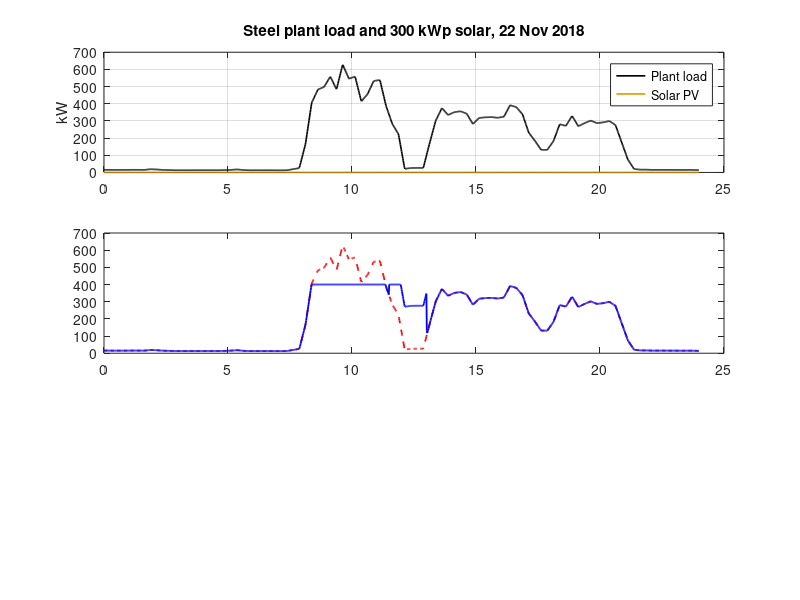

Write the MATLAB code that produced this figure. (Note: this script raises an error after producing the figure.)
%% BESS_SteelSolar_Final.m
% Steel plant (real 15-min load, 22 Nov 2018) + 300 kWp solar (PVGIS-ERA5, hourly) + BESS.
% Compares: A) grid only, B) solar only, C) solar + BESS.  EKF SoC estimation included.
% Needs steel_day.mat and pv_day.mat in the same folder as this script.
clear; clc; close all; rng(1);

%% 0. Switches
useSolar = false;     % true = sunny day (real 22 Nov 2018 solar), false = no solar (cloudy-day check)
thr      = 400;      % peak-shaving threshold [kW]

%% 1. Simulation setup
dt  = 60;                 % time step [s]
N   = 1440;               % one day at 1-min resolution
t_h = (0:N-1)' * dt/3600; % time [h, IST]

%% 2. Load (real), solar (real, PVGIS) and tariff (Odisha)
S  = load('steel_day.mat');
SP = load('pv_day.mat');
tq15    = (0.25:0.25:24)';                                       % end-of-interval times [h]
load_kW = max(interp1(tq15-0.125, S.day_kW(:), t_h, 'linear', 'extrap'), 0);
pv_all  = max(interp1((0:23)', SP.pv_day(:), t_h, 'linear', 'extrap'), 0);
pv_kW   = pv_all * double(useSolar);
net_kW  = load_kW - pv_kW;                                       % what the grid supplies without a battery

% Odisha OERC FY2026-27 (EHT), low load-factor band. ToD from 1 Jul 2026:
% 10% lower in solar hours (8-16), 10% higher in peak hours (18-24)
base = 5.80;                                                     % Rs per unit
tariff = base*0.9*(t_h>=8 & t_h<16) + base*1.1*(t_h>=18) + base*(t_h<8 | (t_h>=16 & t_h<18));
demand_rate = 250;                                               % Rs per kVA per month (kW treated as kVA)

%% 3. BESS parameters (pack level)
Ns = 170;  Qah = 860;  Qkwh = 500;
R0 = 0.012; R1 = 0.008; C1 = 2000;
tau = R1*C1;  a = exp(-dt/tau);
ocv  = @(s) Ns*(3.0 + s - 0.5*s.^2 + 0.3*s.^3);
docv = @(s) Ns*(1 - s + 0.9*s.^2);
Pmax = 250;                                                      % PCS rating [kW]
socMin = 0.10; socMax = 0.90;

%% 4. EMS: discharge above the threshold; recharge from 11:30 onward whenever below it
chargeStart = 11.5;

%% 5. Simulation of true battery + EMS
soc = 0.90; V1 = 0;
SOC = zeros(N,1); I_true = zeros(N,1); Vt = zeros(N,1); Pbat = zeros(N,1);
for k = 1:N
    h = t_h(k); net = net_kW(k);

    P = 0;                                                       % P > 0 discharge, P < 0 charge
    if net > thr
        P = min(net - thr, Pmax);
    elseif h >= chargeStart
        P = -min(Pmax, thr - net);                               % uses solar surplus first, never creates a new peak
    end
    if P > 0, P = min(P, (soc-socMin)*Qkwh*3600/dt); end
    if P < 0, P = -min(-P, (socMax-soc)*Qkwh*3600/dt); end
    P = max(min(P, Pmax), -Pmax);

    Veff = ocv(soc) - V1;
    Pw   = P*1000;
    I    = (Veff - sqrt(Veff^2 - 4*R0*Pw)) / (2*R0);             % discharge positive
    Vt(k) = Veff - R0*I;
    SOC(k) = soc; I_true(k) = I; Pbat(k) = P;

    soc = soc - I*dt/(3600*Qah);
    V1  = V1*a + R1*(1-a)*I;
end
grid_kW = net_kW - Pbat;

%% 6. Sensors and estimators
Vm = Vt + 1.0*randn(N,1);                                        % voltage noise [V]
Im = I_true + 2.0*randn(N,1) + 3.0;                              % current noise + 3 A offset [A]

soc_cc = zeros(N,1); soc_cc(1) = 0.80;                           % initial guess 10% low
for k = 2:N
    soc_cc(k) = soc_cc(k-1) - Im(k-1)*dt/(3600*Qah);
end

x = [0.80; 0]; Pc = diag([0.1^2, 1]);
Qn = diag([1e-9, 0.1]); Rn = 1.0^2;
soc_ekf = zeros(N,1); soc_ekf(1) = x(1);
for k = 2:N
    F = [1 0; 0 a];
    x = [x(1) - Im(k-1)*dt/(3600*Qah); a*x(2) + R1*(1-a)*Im(k-1)];
    Pc = F*Pc*F' + Qn;
    H  = [docv(x(1)), -1];
    yh = ocv(x(1)) - R0*Im(k) - x(2);
    S_ = H*Pc*H' + Rn;
    Kg = Pc*H'/S_;
    x  = x + Kg*(Vm(k) - yh);
    Pc = (eye(2) - Kg*H)*Pc;
    soc_ekf(k) = x(1);
end

%% 7. Metrics: three cases
costA = sum(load_kW.*tariff)*dt/3600;                            % A: grid only
costB = sum(max(net_kW,0).*tariff)*dt/3600;                      % B: solar only
costC = sum(max(grid_kW,0).*tariff)*dt/3600;                     % C: solar + BESS (no export credit assumed)
peakA = max(load_kW); peakB = max(max(net_kW,0)); peakC = max(max(grid_kW,0));
loss_kWh = sum(I_true.^2*R0)*dt/3600/1000;
export_kWh = sum(max(-grid_kW,0))*dt/3600;
rmse_ekf = sqrt(mean((soc_ekf-SOC).^2))*100;
rmse_cc  = sqrt(mean((soc_cc -SOC).^2))*100;

if useSolar, sol = 'with solar'; else, sol = 'NO solar'; end
fprintf('\n===== RESULTS: steel plant, 22 Nov 2018, %s, threshold %d kW =====\n', sol, thr);
fprintf('Case                 Peak [kW]   Energy cost [Rs/day]\n');
fprintf('A  Grid only         %8.0f   %12.0f\n', peakA, costA);
fprintf('B  Solar only        %8.0f   %12.0f\n', peakB, costB);
fprintf('C  Solar + BESS      %8.0f   %12.0f\n', peakC, costC);
fprintf('Peak reduction A->C   : %.1f %%\n', 100*(peakA-peakC)/peakA);
fprintf('Demand-charge saving  : Rs %.0f per month (if this peak recurs)\n', (peakA-peakC)*demand_rate);
fprintf('   from solar alone   : Rs %.0f | added by BESS: Rs %.0f\n', (peakA-peakB)*demand_rate, (peakB-peakC)*demand_rate);
fprintf('Energy-cost saving    : Rs %.0f/day (solar) + Rs %.0f/day (BESS)\n', costA-costB, costB-costC);
fprintf('Max discharge / energy: %.0f kW / %.0f kWh | ohmic loss %.1f kWh\n', max(Pbat), sum(max(Pbat,0))*dt/3600, loss_kWh);
fprintf('Solar exported (unpaid): %.0f kWh\n', export_kWh);
fprintf('SoC RMSE  EKF / Coulomb: %.2f %% / %.2f %%\n', rmse_ekf, rmse_cc);
fprintf('SoC start / end        : %.0f %% / %.0f %%\n', SOC(1)*100, SOC(end)*100);

%% 8. Plots
f1 = figure('Position',[100 100 900 750]);
subplot(3,1,1);
plot(t_h,load_kW,'k','LineWidth',1.2); hold on;
plot(t_h,pv_kW,'Color',[0.9 0.6 0],'LineWidth',1.2); grid on;
ylabel('kW'); legend('Plant load','Solar PV'); title('Steel plant load and 300 kWp solar, 22 Nov 2018');
subplot(3,1,2);
plot(t_h,net_kW,'r--','LineWidth',1.3); hold on;
plot(t_h,grid_kW,'b','LineWidth',1.3);
yline(thr,'k:','Threshold'); grid on; ylabel('kW');
legend('Solar only','Solar + BESS'); title('Grid demand');
subplot(3,1,3);
plot(t_h,Pbat,'g','LineWidth',1.2); grid on; ylabel('kW'); xlabel('Hour of day (IST)');
title('BESS power (+ discharge / - charge)');
saveas(f1,'fig1_final_peak_shaving.png');

f2 = figure('Position',[150 150 900 600]);
subplot(2,1,1);
plot(t_h,SOC*100,'k','LineWidth',1.5); hold on;
plot(t_h,soc_ekf*100,'b',t_h,soc_cc*100,'r--'); grid on;
ylabel('SoC [%]'); legend('True','EKF','Coulomb counting');
title('SoC estimation (initial SoC guess 10% low, current offset)');
subplot(2,1,2);
plot(t_h,(soc_ekf-SOC)*100,'b',t_h,(soc_cc-SOC)*100,'r--'); grid on;
ylabel('Error [% SoC]'); xlabel('Hour of day (IST)'); legend('EKF','Coulomb counting');
saveas(f2,'fig2_final_soc.png');
